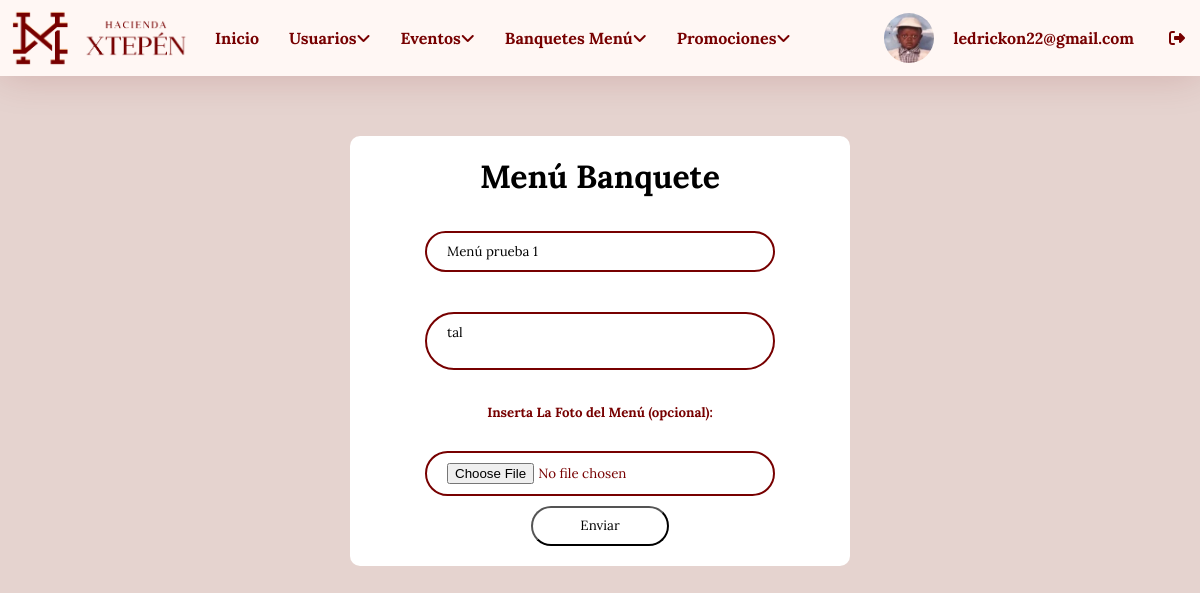
The page /login/editar_menu.php?id=10 (signed in) on the database its author committed.
### tables this page shows
CREATE TABLE `usuarios` (
  `id_usuario` int(11) NOT NULL,
  `nombre_completo` varchar(100) DEFAULT NULL,
  `roles` varchar(50) NOT NULL,
  `email` varchar(50) DEFAULT NULL,
  `contrasena` varchar(255) DEFAULT NULL,
  `fecha_nacimiento` date DEFAULT NULL,
  `foto` varchar(255) DEFAULT NULL,
  `acc` int(11) NOT NULL
);

CREATE TABLE `banquete_menu` (
  `id` int(11) NOT NULL,
  `nombre_menu` varchar(100) DEFAULT NULL,
  `descripcion` text DEFAULT NULL,
  `imagen` varchar(255) DEFAULT NULL
);

### login/editar_menu.php (the view, shortened to what this page needs)
<!DOCTYPE html>
<html lang="en">
<head>
    <link rel="stylesheet" href="styles/stylebanqts.css">
</head>
<body>
    <?php include "menu.php";?>
    <div class="information">
        <form action="agregar_banquete_editar.php" method="post" enctype="multipart/form-data">
        <?php
        require "conexion.php";
        $id = $_GET['id'];
        $vermenu = "SELECT * FROM banquete_menu WHERE id = '$id'";
        $resultado = mysqli_query($conectar, $vermenu);
        $fila = $resultado->fetch_array();
        ?>
            <h1>Menú Banquete</h1>
            <div>
                <input class="inputext" type="text" name="nombre_menu" placeholder="Insertar Nombre del Menú" required value="<?php echo $fila["nombre_menu"];?>">
           </div>
           <br>
           <div>
               <textarea style="resize: none;" class="inputext" name="descripcion" id="descripcion" placeholder="Inserta la Descripcion del Menú" required><?php echo $fila["descripcion"];?></textarea>
           </div>
           <br>
           <div>
               <h5>Inserta La Foto del Menú (opcional): </h5>
               <br>
               <input class="inputext" type="file" name="imagen" id="imagen">
           </div>
           <button class="buttonsbmt">Enviar</button>
        </form>
    </div>
</body>
</html>

### login/menu.php (shortened to what this page needs)
<?php
$usuario = $_SESSION['username'];
require "conexion.php";
$id_usuario = $_SESSION['id_usuario'];
$verusuario = "SELECT * FROM usuarios WHERE id_usuario = '$id_usuario'";
$resultado = mysqli_query($conectar, $verusuario);
$fila = $resultado -> fetch_array();
?>
<!DOCTYPE html>
<html lang="en">
<head>
    <link rel="stylesheet" href="styles/stylenavbar.css">
</head>
<body>
    <div class="container">
        <div class="tutorial">
            <ul>
                <div class="left-items">
                    <figure class="logo-left">
                        <img src="imagenes/xtepen-logo-750.gif" alt="">
                    </figure>
                    <li><a href="panel_administrativo.php">Inicio</a></li>
                    <li><a href="dashboard_usuarios.php">Usuarios<i class="fa fa-angle-down"></i>
                    </li>
                    <li><a href="dashboard_eventos.php">Eventos<i class="fa fa-angle-down"></i>
                    </li>
                    <li><a href="dashboard_banquetes.php">Banquetes Menú<i class="fa fa-angle-down"></i>
                    </li>
                    <li><a href="dashboard_promociones.php">Promociones<i class="fa fa-angle-down"></i>
                    </li>
                </div>
                <div class="right-items">
                <img id="fotoPerfil" class="ppic" src="<?php echo $fila["foto"]; ?>" alt="">
                    <li class="usuarioh4"><h4 class="usuarioh4"><?php echo $usuario; ?>
                </li>
                    <li><a href="salir.php"><i class="fa-solid fa-right-from-bracket"></i></a></li>
                </div>
            </ul>
        </div>
    </div>
</body>
</html>

### login/styles/stylebanqts.css (style rules this page uses)
* { box-sizing: border-box; margin: 0; padding: 0; font-family: "Lora"; }
body { font-family: "Lora"; display: flex; flex-direction: column; background-color: #e5d3cf; }
.information { margin: 5% auto; padding: 20px; width: 500px; background-color: var(--Blanco); border-radius: 10px; text-align: center; }
.information { color: var(--Texto); }
.inputext { margin: 10px 50px; width: 350px; border: none; padding: 10px 20px; border-radius: 50px; border: 2px var(--Texto) solid; }
.buttonsbmt { width: 30%; height: 40px; font-family: "Lora"; background-color: var(--Blanco); border-radius: 50px; display: inline-block; }
h1 { font-family: "Lora"; text-align: center; margin-bottom: 1.5rem; font-size: 2rem; color: #000000; }

### login/styles/stylenavbar.css (style rules this page uses)
* { box-sizing: border-box; margin: 0; padding: 0; }
.ppic { width: 50px; border-radius: 50px; margin: 10px 0; }
.ppic { width: 50px; border-radius: 50%; transition: transform 0.2s ease; cursor: pointer; }
.tutorial ul { font-size: 0; list-style-type: none; background-color: var(--Secundario); box-shadow: 0px 0px 40px #7700002d; }
.tutorial ul li { font-family: "Open Sans", sans-serif; font-size: 1rem; font-weight: 400; background-color: var(--Secundario); color: var(--Texto); display: inline-block; padding: 15px; position: relative; vertical-align: middle; }
.information { text-align: center; }
.tutorial a { text-decoration: none; color: var(--Texto); font-weight: 700; }
.usuarioh4 { color: var(--Texto); padding: 5px; }
ul { display: flex; justify-content: space-between; list-style-type: none; padding: 0; width: 100%; }
li { padding: 10px; }
.left-items { display: flex; align-items: center; }
.right-items { display: flex; align-items: center; }
.logo-left { width: 180px; margin: 10px ; }
.logo-left img { width: 100%; display: inline-block; }

### login/styles/colors.css (style rules this page uses)
:root { --Blanco: #fff; --Negro: #000; --GrisClaro: #ccc; --GrisOscuro: #333; --Principal: #c85749; --Secundario: #FFF7F4; --Texto: #770000; }

### rows shown on the page
usuarios: foto (picture)
banquete_menu: nombre_menu "Menú prueba 1", descripcion "tal"

### other values the page prints
$usuario "ledrickon22@gmail.com"
